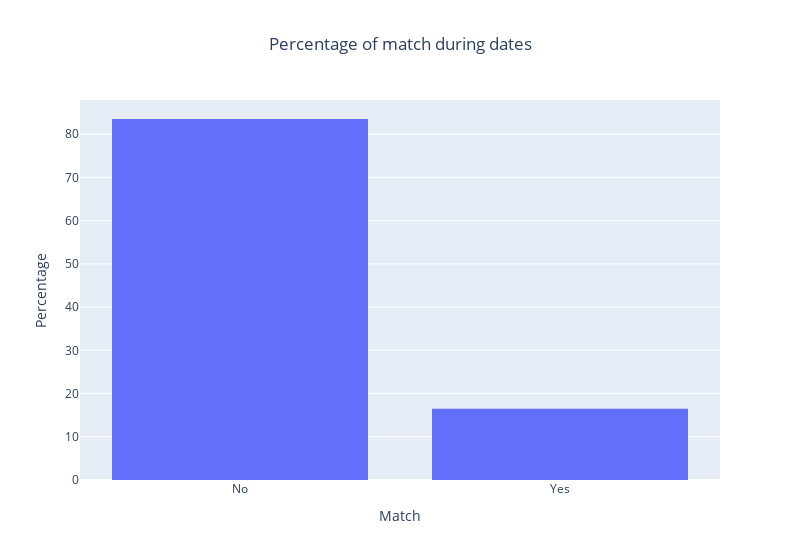

Notebook cell for this chart:
### Markdown cell above
<h4> 3.2. Looking at the match percentage <h4>

### Code cell
fig_match_perc = px.histogram(x = dataset_explo.loc[:, 'match'].unique(), y =[((len(dataset_explo.loc[dataset_explo['match'] == 'No', :]))/len(dataset_explo))*100, (len(dataset_explo.loc[dataset_explo['match'] == 'Yes', :]))/len(dataset_explo)*100], title = 'Percentage of match during dates', labels= {'x': 'Match'})
fig_match_perc.update(layout=dict(title=dict(x=0.5)))
fig_match_perc.update_layout(yaxis_title= 'Percentage', width = 800)
fig_match_perc.show()

### Figure 1 — Plotly figure (JSON) as saved in the notebook; plotly's stock layout.template omitted (floating-point values rounded to 4 significant figures)
{"data": [{"alignmentgroup": "True", "bingroup": "x", "histfunc": "sum", "hovertemplate": "Match=%{x}<br>sum of y=%{y}<extra></extra>", "legendgroup": "", "marker": {"color": "#636efa", "pattern": {"shape": ""}}, "name": "", "offsetgroup": "", "orientation": "v", "showlegend": false, "type": "histogram", "x": ["No", "Yes"], "xaxis": "x", "y": [83.53, 16.47], "yaxis": "y"}], "layout": {"barmode": "relative", "legend": {"tracegroupgap": 0}, "title": {"text": "Percentage of match during dates", "x": 0.5}, "width": 800, "xaxis": {"anchor": "y", "domain": [0, 1], "title": {"text": "Match"}}, "yaxis": {"anchor": "x", "domain": [0, 1], "title": {"text": "Percentage"}}}}
